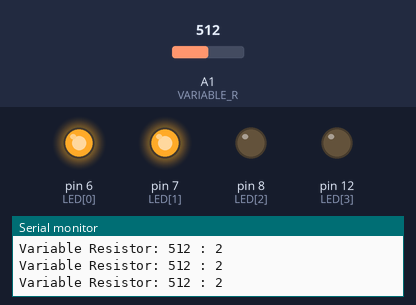
Recording of a sketch running on a simulated Arduino Uno, built with avr-gcc and run on an emulated ATmega328P. Parts: output pins drawn as LEDs (lit = HIGH), the last lines printed to the serial monitor. The inputs (shaded band) are chosen by the test bench; at power-on: A1 (VARIABLE_R) = 512.

Above: at 1.2 s.
1.3 s: A1 (VARIABLE_R) set to 498
At 2.5 s:
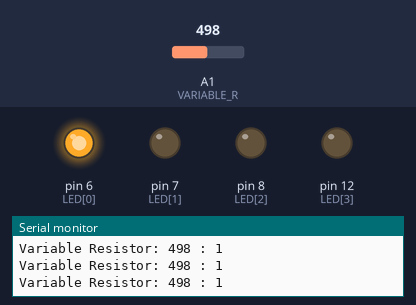
2.8 s: A1 (VARIABLE_R) set to 1023
At 3.4 s:
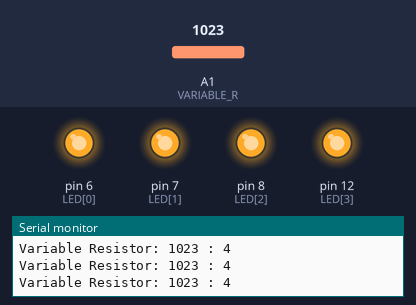
4.3 s: A1 (VARIABLE_R) set to 1015
At 4.8 s:
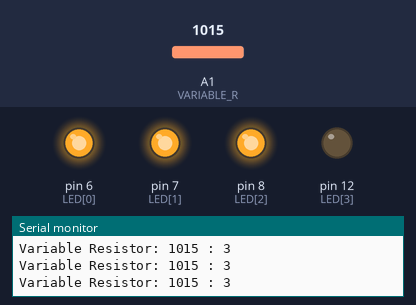
5.8 s: A1 (VARIABLE_R) set to 775
8.8 s: A1 (VARIABLE_R) set to 755
At 9.8 s:
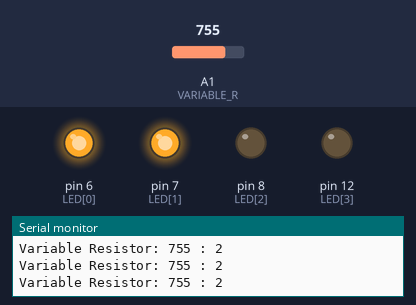
10.3 s: A1 (VARIABLE_R) set to 900
At 11.3 s:
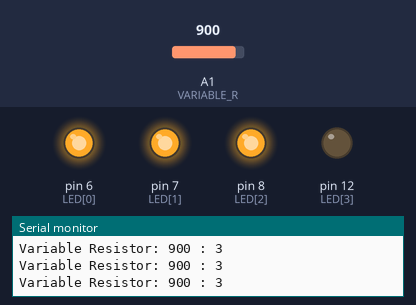
Timing chart, 0 to 13.3 s (numbered marks = the images above; inputs shaded):
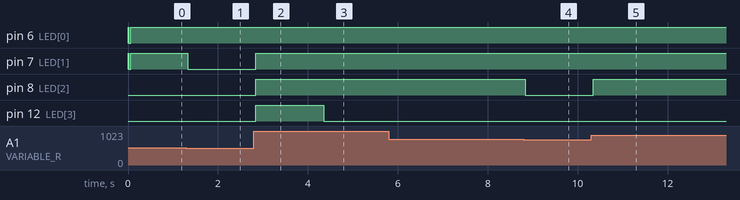

The sketch:

ex06_02_03.ino
```cpp
// 가변저항을 돌려 LED 순차 점등
// 교재 수정내용 참조: www.codingbooks.co.kr/

#define VARIABLE_R A1
const int LED[] = {6, 7, 8, 12};

void setup() {
  pinMode(VARIABLE_R, INPUT);
  for (int i = 0; i < 4; i++) {
    pinMode(LED[i], OUTPUT);
  }
  Serial.begin(9600);
}

void loop() {
  int value = analogRead(VARIABLE_R);
  int num = map(value, 0, 1023, 0, 4);
  Serial.print("Variable Resistor: ");
  Serial.print(value);
  Serial.print(" : ");
  Serial.println(num);
  for (int i = 0; i < 4; i++) {     // LED 전부 소등
    digitalWrite(LED[i], 0);
  }
  for (int i = 0; i < num; i++) {   // LED 순차 점등
    digitalWrite(LED[i], 1);
  }
}
```

Measured:
- the behaviour switches between 512 and 511 on A1 (VARIABLE_R) (found by bisection; images 0 and 1)
- the behaviour switches between 1023 and 1022 on A1 (VARIABLE_R) (found by bisection; images 2 and 3)
- the behaviour switches between 768 and 767 on A1 (VARIABLE_R) (found by bisection; images 3 and 4)
- after the input at 1.3 s, pin 7 (LED[1]): HIGH → LOW at once
- after the input at 2.8 s, pin 7 (LED[1]), pin 8 (LED[2]), pin 12 (LED[3]): LOW → HIGH after 0.05 s
- after the input at 4.3 s, pin 12 (LED[3]): HIGH → LOW after 0.05 s
- after the input at 8.8 s, pin 8 (LED[2]): HIGH → LOW at once
- after the input at 10.3 s, pin 8 (LED[2]): LOW → HIGH at once
